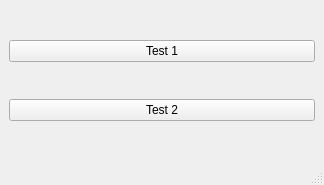
<?xml version="1.0" encoding="UTF-8"?>
<ui version="4.0">
 <class>ihm_TelemetryClient</class>
 <widget class="QMainWindow" name="ihm_TelemetryClient">
  <property name="geometry">
   <rect>
    <x>0</x>
    <y>0</y>
    <width>324</width>
    <height>185</height>
   </rect>
  </property>
  <property name="windowTitle">
   <string>MainWindow</string>
  </property>
  <widget class="QWidget" name="centralwidget">
   <layout class="QGridLayout" name="gridLayout">
    <item row="0" column="0">
     <widget class="QPushButton" name="pb_test1">
      <property name="text">
       <string>Test 1</string>
      </property>
     </widget>
    </item>
    <item row="1" column="0">
     <widget class="QPushButton" name="pb_test2">
      <property name="text">
       <string>Test 2</string>
      </property>
     </widget>
    </item>
   </layout>
  </widget>
  <widget class="QMenuBar" name="menubar">
   <property name="geometry">
    <rect>
     <x>0</x>
     <y>0</y>
     <width>324</width>
     <height>22</height>
    </rect>
   </property>
  </widget>
  <widget class="QStatusBar" name="statusbar"/>
 </widget>
 <resources/>
 <connections/>
</ui>
